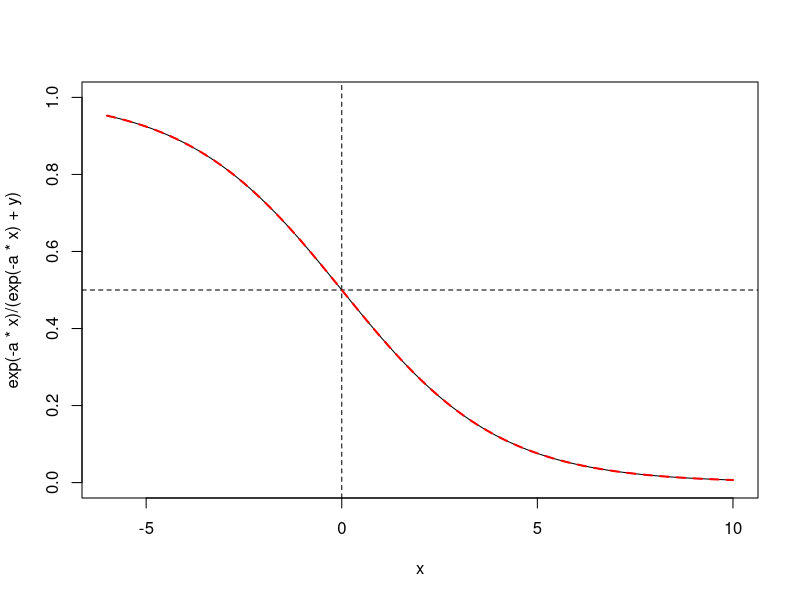
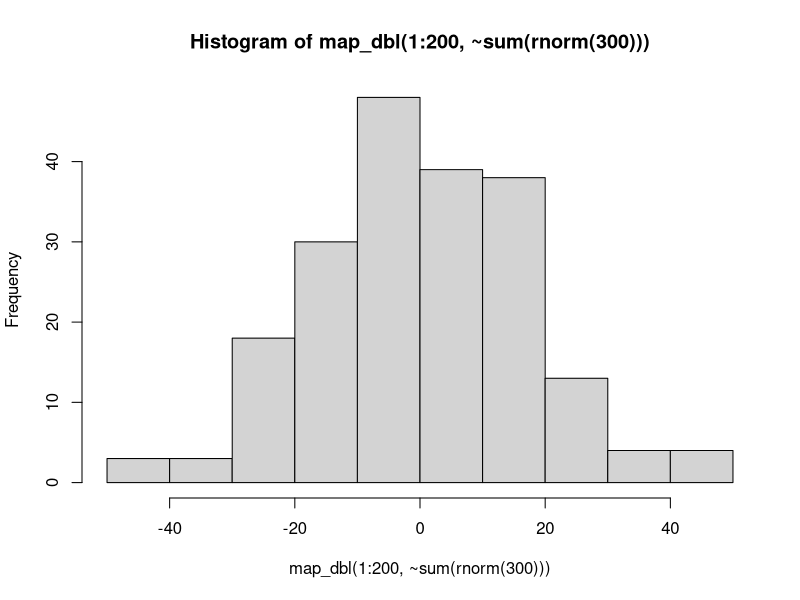

Recreate these plots in R, in order.

a <- .5
y <- 1
curve(exp(-a*x)/(exp(-a*x) + y), xlim = c(-6, 10), ylim = c(0,1))
abline(v = log(1/y)/a, h = .5, lty = 2)
curve(plogis(-a*(x - 1/a * log(1/y))), add = TRUE, lty = 2, col = "red", lwd = 2)


## sums of random variables

#' make a sum of many random variables. Can its value be approximated?
#'

library(tidyverse)
things <- rnorm(3000, 0, 1)
sum(things)

map_dbl(1:200, ~sum(rnorm(300))) |> hist()
